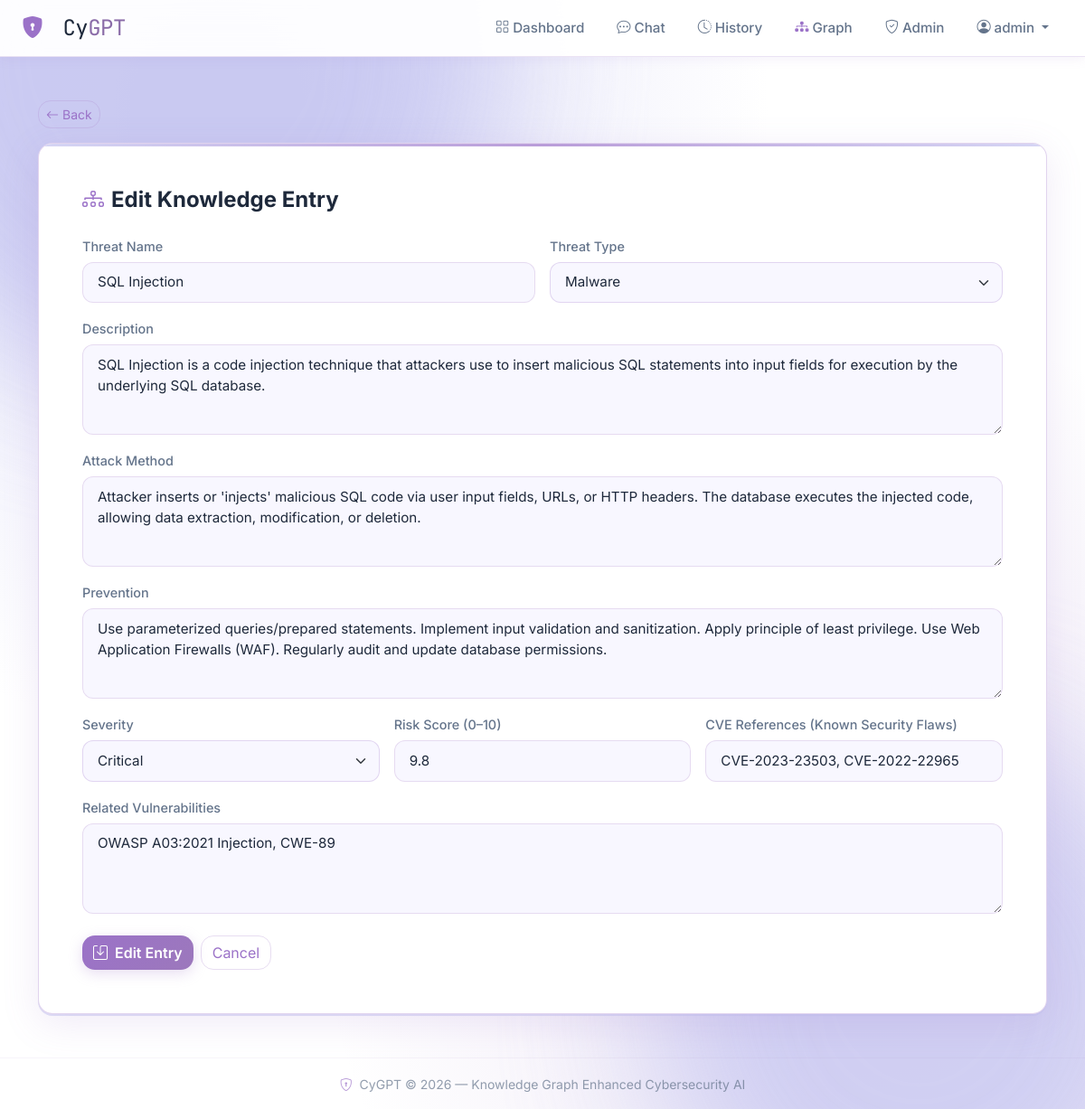
The app's page /knowledge/2/edit/ (signed in) with its own data.
### users/models.py (models this page shows, shortened)
class CustomUser(AbstractUser):
    ROLE_CHOICES = [
        ('user', 'User'),
        ('admin', 'Admin'),
    ]
    email = models.EmailField(unique=True)
    role = models.CharField(max_length=10, choices=ROLE_CHOICES, default='user')
    bio = models.TextField(blank=True)
    avatar = models.ImageField(upload_to='avatars/', blank=True, null=True)
    created_at = models.DateTimeField(auto_now_add=True)
    USERNAME_FIELD = 'email'
    REQUIRED_FIELDS = ['username']
    @property
    def is_admin_user(self):
        return self.role == 'admin' or self.is_superuser

### knowledgegraph/models.py (models this page shows, shortened)
class CyberKnowledge(models.Model):
    SEVERITY_CHOICES = [
        ('low', 'Low'),
        ('medium', 'Medium'),
        ('high', 'High'),
        ('critical', 'Critical'),
    ]
    STATUS_CHOICES = [
        ('pending', 'Pending Approval'),
        ('approved', 'Approved'),
        ('rejected', 'Rejected'),
    ]
    THREAT_TYPE_CHOICES = [
        ('Malware', 'Malware'),
        ('Phishing', 'Phishing'),
        ('Ransomware', 'Ransomware'),
        ('DDoS', 'DDoS'),
        ('SQL Injection', 'SQL Injection'),
        ('Cross-Site Scripting (XSS)', 'Cross-Site Scripting (XSS)'),
        ('Zero-Day Exploit', 'Zero-Day Exploit'),
        ('Social Engineering', 'Social Engineering'),
        ('Insider Threat', 'Insider Threat'),
        ('Advanced Persistent Threat (APT)', 'Advanced Persistent Threat (APT)'),
        ('Other', 'Other'),
    ]
    threat_name = models.CharField(max_length=200)
    threat_type = models.CharField(max_length=100, choices=THREAT_TYPE_CHOICES, default='Malware')
    description = models.TextField()
    attack_method = models.TextField()
    prevention = models.TextField()
    severity = models.CharField(max_length=20, choices=SEVERITY_CHOICES, default='medium')
    risk_score = models.FloatField(default=5.0)
    related_vulnerabilities = models.TextField(blank=True)
    cve_references = models.TextField(blank=True, help_text='CVE IDs comma-separated')
    status = models.CharField(max_length=20, choices=STATUS_CHOICES, default='approved')
    submitted_by = models.ForeignKey(settings.AUTH_USER_MODEL, on_delete=models.SET_NULL, null=True, blank=True, related_name='submitted_threats')
    created_at = models.DateTimeField(auto_now_add=True)
    updated_at = models.DateTimeField(auto_now=True)
    class Meta:
        ordering = ['-risk_score', '-created_at']
        verbose_name = 'Cyber Knowledge'
        verbose_name_plural = 'Cyber Knowledge'

### knowledgegraph/views.py (the view)
# urls.py: path('<int:pk>/edit/', views.knowledge_edit, name='edit'),
@require_admin
def knowledge_edit(request, pk):
    entry = get_object_or_404(CyberKnowledge, pk=pk)
    if request.method == 'POST':
        form = KnowledgeForm(request.POST, instance=entry)
        if form.is_valid():
            form.save()
            messages.success(request, 'Knowledge entry updated.')
            return redirect('knowledge:list')
    else:
        form = KnowledgeForm(instance=entry)
    return render(request, 'knowledgegraph/form.html', {'form': form, 'action': 'Edit', 'entry': entry})

### adminpanel/context_processors.py (called while the page is built)
def active_alerts(request):
    if request.user.is_authenticated:
        alerts = [alert for alert in BroadcastAlert.objects.filter(is_active=True) if alert.is_valid]
        return {'active_alerts': alerts}
    return {'active_alerts': []}

### knowledgegraph/views.py (called while the page is built)
def require_admin(view_func):
    from functools import wraps
    @wraps(view_func)
    def wrapper(request, *args, **kwargs):
        if not request.user.is_authenticated or not request.user.is_admin_user:
            messages.error(request, 'Admin access required.')
            return redirect('users:login')
        return view_func(request, *args, **kwargs)
    return wrapper

### templates/knowledgegraph/form.html (shortened to what this page needs)
{% extends 'base.html' %}
{% block content %}
<div class="container py-4">
  <div class="mb-3"><a href="{% url 'knowledge:list' %}" class="btn btn-sm btn-outline-secondary"><i class="bi bi-arrow-left me-1"></i>Back</a></div>
  <div class="premium-panel p-4 p-md-5 rounded-4">
    <h4 class="fw-bold mb-4"><i class="bi bi-diagram-3 me-2 text-cyan"></i>{{ action }} Knowledge Entry</h4>
    <form method="post">
      <div class="row g-3">
        <div class="col-md-6"><label class="form-label small text-muted">Threat Name</label>{{ form.threat_name }}</div>
        <div class="col-md-6"><label class="form-label small text-muted">Threat Type</label>{{ form.threat_type }}</div>
        <div class="col-12"><label class="form-label small text-muted">Description</label>{{ form.description }}</div>
        <div class="col-12"><label class="form-label small text-muted">Attack Method</label>{{ form.attack_method }}</div>
        <div class="col-12"><label class="form-label small text-muted">Prevention</label>{{ form.prevention }}</div>
        <div class="col-md-4"><label class="form-label small text-muted">Severity</label>{{ form.severity }}</div>
        <div class="col-md-4"><label class="form-label small text-muted">Risk Score (0–10)</label>{{ form.risk_score }}</div>
        <div class="col-md-4">
          <label class="form-label small text-muted">CVE References (Known Security Flaws)</label>
          {{ form.cve_references }}
        </div>
        <div class="col-12"><label class="form-label small text-muted">Related Vulnerabilities</label>{{ form.related_vulnerabilities }}</div>
      </div>
      <div class="mt-4 d-flex gap-2">
        <button type="submit" class="btn btn-cyber-primary"><i class="bi bi-save me-2"></i>{{ action }} Entry</button>
        <a href="{% url 'knowledge:list' %}" class="btn btn-outline-secondary">Cancel</a>
      </div>
    </form>
  </div>
</div>
{% endblock %}

### templates/base.html (shortened to what this page needs)
<!DOCTYPE html>
<html lang="en" data-bs-theme="light">
<head>
  <link href="https://cdn.jsdelivr.net/npm/bootstrap@5.3.2/dist/css/bootstrap.min.css" rel="stylesheet">
  <link href="https://cdn.jsdelivr.net/npm/bootstrap-icons@1.11.3/font/bootstrap-icons.min.css" rel="stylesheet">
  {% load static %}
  <link rel="stylesheet" href="{% static 'css/custom.css' %}">
</head>
<body class="cyber-body">
<nav class="navbar navbar-expand-lg cyber-navbar sticky-top">
  <div class="container-fluid px-4">
    <a class="navbar-brand cyber-brand" href="/">
      <i class="bi bi-shield-lock-fill text-cyan me-2"></i>
      <span class="brand-text">Cy<span class="text-cyan-light">GPT</span></span>
    </a>
    <div class="collapse navbar-collapse" id="navbarNav">
      <ul class="navbar-nav ms-auto align-items-center gap-1">
        {% if user.is_authenticated %}
          <li class="nav-item"><a class="nav-link cyber-nav-link" href="{% url 'chatbot:dashboard' %}"><i class="bi bi-grid me-1"></i>Dashboard</a></li>
          <li class="nav-item"><a class="nav-link cyber-nav-link" href="{% url 'chatbot:chat' %}"><i class="bi bi-chat-dots me-1"></i>Chat</a></li>
          <li class="nav-item"><a class="nav-link cyber-nav-link" href="{% url 'chatbot:history' %}"><i class="bi bi-clock-history me-1"></i>History</a></li>
          <li class="nav-item"><a class="nav-link cyber-nav-link" href="{% url 'knowledge:graph' %}"><i class="bi bi-diagram-3-fill me-1 text-cyan"></i>Graph</a></li>
          {% if user.is_admin_user %}
            <li class="nav-item"><a class="nav-link cyber-nav-link text-warning" href="{% url 'adminpanel:dashboard' %}"><i class="bi bi-shield-check me-1"></i>Admin</a></li>
          {% endif %}
          <li class="nav-item dropdown">
            <a class="nav-link dropdown-toggle cyber-nav-link" href="#" data-bs-toggle="dropdown">
              <i class="bi bi-person-circle me-1"></i>{{ user.username }}
            </a>
          </li>
        {% else %}
          <li class="nav-item"><a class="nav-link cyber-nav-link" href="{% url 'users:login' %}">Login</a></li>
          <li class="nav-item"><a class="btn btn-cyber-primary btn-sm ms-2" href="{% url 'users:register' %}">Get Started</a></li>
        {% endif %}
      </ul>
    </div>
  </div>
</nav>
<main class="{% block main_class %}container-fluid py-4{% endblock %}">
  {% block content %}{% endblock %}
</main>
<footer class="cyber-footer mt-auto py-3 text-center">
  <small class="text-muted" style="opacity: 0.7;">
    <i class="bi bi-shield-lock text-cyan me-1"></i>
    CyGPT &copy; 2026 — Knowledge Graph Enhanced Cybersecurity AI
  </small>
</footer>
{% load static %}
</body>
</html>

### static/css/custom.css (style rules this page uses)
:root { --cyber-violet: #9B72C8; --cyber-lavender: #C4C4F0; --cyber-bg: #FFFFFF; --cyber-bg-alt: #F8F7FF; --cyber-text: #1E293B; --cyber-text-muted: #64748B; --cyber-surface: rgba(255, 255, 255, 0.95); --cyber-border: rgba(155, 114, 200, 0.35); --cyber-glow: 0 10px 30px rgba(155, 114, 200, 0.3); }
body.cyber-body { background-color: var(--cyber-bg); background-image: radial-gradient(ellipse at 20% 10%, rgba(196, 196, 240, 0.5) 0%, transparent 45%), radial-gradient(ellipse at 80% 80%, rgba(155, 114, 200, 0.2) 0%, transparent 45%); font-family: 'Inter', sans-serif; color: var(--cyber-text); min-height: 100vh; position: relative; overflow-x: hidden; }
.cyber-navbar { background: rgba(255, 255, 255, 0.95) !important; backdrop-filter: blur(20px); border-bottom: 1px solid rgba(155, 114, 200, 0.2); box-shadow: 0 2px 12px rgba(155, 114, 200, 0.1); z-index: 100; transition: background 0.3s ease, box-shadow 0.3s ease; }
.cyber-brand { font-family: 'JetBrains Mono', monospace; font-size: 1.5rem; text-decoration: none; color: var(--cyber-text) !important; letter-spacing: -0.5px; }
.cyber-nav-link { color: var(--cyber-text-muted) !important; transition: all 0.3s ease; padding: .5rem 1rem !important; border-radius: 20px; font-size: .95rem; font-weight: 500; }
.premium-panel { background: #FFFFFF; border-radius: 24px; border: 1px solid rgba(155, 114, 200, 0.3); box-shadow: 0 10px 40px rgba(155, 114, 200, 0.15), 0 2px 0 rgba(196,196,240,0.5); transition: transform 0.4s cubic-bezier(0.175, 0.885, 0.32, 1.275), box-shadow 0.4s ease; position: relative; overflow: hidden; }
.premium-panel::after { content: ''; position: absolute; top: 0; left: 0; right: 0; height: 3px; background: linear-gradient(90deg, var(--cyber-lavender), var(--cyber-violet), var(--cyber-lavender)); border-radius: 24px 24px 0 0; opacity: 0.7; }
.btn-cyber-primary { background: linear-gradient(135deg, var(--cyber-violet), #9C78BC); color: #fff; border: none; font-weight: 600; transition: all 0.3s ease; border-radius: 14px; box-shadow: 0 4px 15px rgba(177, 143, 207, 0.3); }
.btn-outline-secondary { border-radius: 14px; border: 1px solid rgba(177, 143, 207, 0.3); color: var(--cyber-violet); background: transparent; }
.text-cyan { color: var(--cyber-violet) !important; }
.text-cyan-light { color: #8A6BA8 !important; }
.text-muted { color: var(--cyber-text-muted) !important; }
.cyber-footer { border-top: 1px solid rgba(177, 143, 207, 0.1); background: transparent; }
.form-control, .form-select { background-color: var(--cyber-bg-alt) !important; border: 1px solid rgba(155, 114, 200, 0.25); color: var(--cyber-text) !important; border-radius: 12px; padding: 0.65rem 1rem; font-size: 0.95rem; transition: border-color 0.3s ease, box-shadow 0.3s ease; }
.form-control::placeholder { color: var(--cyber-text-muted); opacity: 0.6; }
textarea.form-control { min-height: 100px; resize: vertical; }
.form-label { font-weight: 500; font-size: 0.9rem; margin-bottom: 0.4rem; }

### records on screen
CustomUser: username "admin"
CyberKnowledge: threat_name "SQL Injection", threat_type "Malware", description "SQL Injection is a code injection technique that attackers use to insert malicious SQL statements into input fields for execution by the underlying SQL database.", attack_method "Attacker inserts or 'injects' malicious SQL code via user input fields, URLs, or HTTP headers. The database executes the injected code, allowing data extraction, modification, or deletion.", prevention "Use parameterized queries/prepared statements. Implement input validation and sanitization. Apply principle of least privilege. Use Web Application Firewalls (WAF). Regularly audit and update database permissions.", severity "Critical", risk_score "9.8", cve_references "CVE-2023-23503, CVE-2022-22965", related_vulnerabilities "OWASP A03:2021 Injection, CWE-89"

### other values on screen
{{ action }} "Edit"
